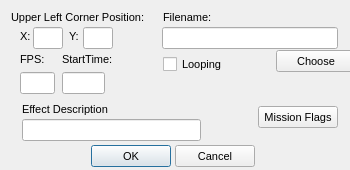
<?xml version="1.0"?>
<ui version="4.0">
  <class>Form</class>
  <widget class="QDialog" name="IDD_BRIEF_ADDMOVIE">
    <property name="geometry">
      <rect>
        <x>0</x>
        <y>0</y>
        <width>350</width>
        <height>170</height>
      </rect>
    </property>
    <property name="windowTitle">
      <string>Movie Effect</string>
    </property>
    <property name="font">
      <font>
        <family>Liberation Sans</family>
        <pointsize>8</pointsize>
        <bold>false</bold>
        <italic>false</italic>
      </font>
    </property>
    <property name="enabled">
      <bool>true</bool>
    </property>
    <property name="windowFlags">
      <set>Qt::Dialog|Qt::WindowCloseButtonHint</set>
    </property>
    <property name="minimumSize">
      <size>
        <width>350</width>
        <height>170</height>
      </size>
    </property>
    <property name="maximumSize">
      <size>
        <width>350</width>
        <height>170</height>
      </size>
    </property>
    <widget class="QLabel" name="IDC_STATIC">
      <property name="geometry">
        <rect>
          <x>11</x>
          <y>11</y>
          <width>138</width>
          <height>13</height>
        </rect>
      </property>
      <property name="text">
        <string>Upper Left Corner Position:</string>
      </property>
      <property name="visible">
        <bool>true</bool>
      </property>
      <property name="enabled">
        <bool>true</bool>
      </property>
      <property name="alignment">
        <set>Qt::AlignLeft</set>
      </property>
    </widget>
    <widget class="QLabel" name="IDC_STATIC_2">
      <property name="geometry">
        <rect>
          <x>163</x>
          <y>11</y>
          <width>51</width>
          <height>13</height>
        </rect>
      </property>
      <property name="text">
        <string>Filename:</string>
      </property>
      <property name="visible">
        <bool>true</bool>
      </property>
      <property name="enabled">
        <bool>true</bool>
      </property>
      <property name="alignment">
        <set>Qt::AlignLeft</set>
      </property>
    </widget>
    <widget class="QLineEdit" name="IDC_BRIEF_M_X">
      <property name="geometry">
        <rect>
          <x>33</x>
          <y>27</y>
          <width>30</width>
          <height>22</height>
        </rect>
      </property>
      <property name="visible">
        <bool>true</bool>
      </property>
      <property name="enabled">
        <bool>true</bool>
      </property>
    </widget>
    <widget class="QLineEdit" name="IDC_BRIEF_M_Y">
      <property name="geometry">
        <rect>
          <x>83</x>
          <y>27</y>
          <width>30</width>
          <height>22</height>
        </rect>
      </property>
      <property name="visible">
        <bool>true</bool>
      </property>
      <property name="enabled">
        <bool>true</bool>
      </property>
    </widget>
    <widget class="QLineEdit" name="IDC_BRIEF_M_FILENAME">
      <property name="geometry">
        <rect>
          <x>162</x>
          <y>27</y>
          <width>176</width>
          <height>22</height>
        </rect>
      </property>
      <property name="visible">
        <bool>true</bool>
      </property>
      <property name="enabled">
        <bool>true</bool>
      </property>
    </widget>
    <widget class="QLabel" name="IDC_STATIC_3">
      <property name="geometry">
        <rect>
          <x>20</x>
          <y>30</y>
          <width>51</width>
          <height>13</height>
        </rect>
      </property>
      <property name="text">
        <string>X:</string>
      </property>
      <property name="visible">
        <bool>true</bool>
      </property>
      <property name="enabled">
        <bool>true</bool>
      </property>
      <property name="alignment">
        <set>Qt::AlignLeft</set>
      </property>
    </widget>
    <widget class="QLabel" name="IDC_STATIC_4">
      <property name="geometry">
        <rect>
          <x>69</x>
          <y>30</y>
          <width>51</width>
          <height>13</height>
        </rect>
      </property>
      <property name="text">
        <string>Y:</string>
      </property>
      <property name="visible">
        <bool>true</bool>
      </property>
      <property name="enabled">
        <bool>true</bool>
      </property>
      <property name="alignment">
        <set>Qt::AlignLeft</set>
      </property>
    </widget>
    <widget class="QPushButton" name="IDC_BRIEF_M_CHOOSE">
      <property name="geometry">
        <rect>
          <x>276</x>
          <y>50</y>
          <width>80</width>
          <height>22</height>
        </rect>
      </property>
      <property name="text">
        <string>Choose</string>
      </property>
      <property name="visible">
        <bool>true</bool>
      </property>
      <property name="enabled">
        <bool>true</bool>
      </property>
      <property name="default">
        <bool>false</bool>
      </property>
      <property name="autoDefault">
        <bool>false</bool>
      </property>
    </widget>
    <widget class="QLabel" name="IDC_STATIC_5">
      <property name="geometry">
        <rect>
          <x>20</x>
          <y>53</y>
          <width>51</width>
          <height>13</height>
        </rect>
      </property>
      <property name="text">
        <string>FPS:</string>
      </property>
      <property name="visible">
        <bool>true</bool>
      </property>
      <property name="enabled">
        <bool>true</bool>
      </property>
      <property name="alignment">
        <set>Qt::AlignLeft</set>
      </property>
    </widget>
    <widget class="QLabel" name="IDC_STATIC_6">
      <property name="geometry">
        <rect>
          <x>62</x>
          <y>53</y>
          <width>52</width>
          <height>13</height>
        </rect>
      </property>
      <property name="text">
        <string>StartTime:</string>
      </property>
      <property name="visible">
        <bool>true</bool>
      </property>
      <property name="enabled">
        <bool>true</bool>
      </property>
      <property name="alignment">
        <set>Qt::AlignLeft</set>
      </property>
    </widget>
    <widget class="QCheckBox" name="IDC_BRIEF_M_LOOPING">
      <property name="geometry">
        <rect>
          <x>163</x>
          <y>55</y>
          <width>79</width>
          <height>19</height>
        </rect>
      </property>
      <property name="text">
        <string>Looping</string>
      </property>
      <property name="visible">
        <bool>true</bool>
      </property>
      <property name="enabled">
        <bool>true</bool>
      </property>
    </widget>
    <widget class="QLineEdit" name="IDC_BRIEF_M_FPS">
      <property name="geometry">
        <rect>
          <x>20</x>
          <y>72</y>
          <width>35</width>
          <height>22</height>
        </rect>
      </property>
      <property name="visible">
        <bool>true</bool>
      </property>
      <property name="enabled">
        <bool>true</bool>
      </property>
    </widget>
    <widget class="QLineEdit" name="IDC_BRIEF_M_STARTTIME">
      <property name="geometry">
        <rect>
          <x>62</x>
          <y>72</y>
          <width>43</width>
          <height>22</height>
        </rect>
      </property>
      <property name="visible">
        <bool>true</bool>
      </property>
      <property name="enabled">
        <bool>true</bool>
      </property>
    </widget>
    <widget class="QLabel" name="IDC_STATIC_7">
      <property name="geometry">
        <rect>
          <x>22</x>
          <y>103</y>
          <width>101</width>
          <height>13</height>
        </rect>
      </property>
      <property name="text">
        <string>Effect Description</string>
      </property>
      <property name="visible">
        <bool>true</bool>
      </property>
      <property name="enabled">
        <bool>true</bool>
      </property>
      <property name="alignment">
        <set>Qt::AlignLeft</set>
      </property>
    </widget>
    <widget class="QPushButton" name="IDC_MISSIONFLAGS">
      <property name="geometry">
        <rect>
          <x>258</x>
          <y>106</y>
          <width>80</width>
          <height>22</height>
        </rect>
      </property>
      <property name="text">
        <string>Mission Flags</string>
      </property>
      <property name="visible">
        <bool>true</bool>
      </property>
      <property name="enabled">
        <bool>true</bool>
      </property>
      <property name="default">
        <bool>false</bool>
      </property>
      <property name="autoDefault">
        <bool>false</bool>
      </property>
    </widget>
    <widget class="QLineEdit" name="IDC_BRIEF_M_DESC">
      <property name="geometry">
        <rect>
          <x>22</x>
          <y>119</y>
          <width>179</width>
          <height>22</height>
        </rect>
      </property>
      <property name="visible">
        <bool>true</bool>
      </property>
      <property name="enabled">
        <bool>true</bool>
      </property>
    </widget>
    <widget class="QPushButton" name="IDOK">
      <property name="geometry">
        <rect>
          <x>91</x>
          <y>145</y>
          <width>80</width>
          <height>22</height>
        </rect>
      </property>
      <property name="text">
        <string>OK</string>
      </property>
      <property name="visible">
        <bool>true</bool>
      </property>
      <property name="enabled">
        <bool>true</bool>
      </property>
      <property name="default">
        <bool>true</bool>
      </property>
      <property name="autoDefault">
        <bool>true</bool>
      </property>
    </widget>
    <widget class="QPushButton" name="IDCANCEL">
      <property name="geometry">
        <rect>
          <x>175</x>
          <y>145</y>
          <width>80</width>
          <height>22</height>
        </rect>
      </property>
      <property name="text">
        <string>Cancel</string>
      </property>
      <property name="visible">
        <bool>true</bool>
      </property>
      <property name="enabled">
        <bool>true</bool>
      </property>
      <property name="default">
        <bool>false</bool>
      </property>
      <property name="autoDefault">
        <bool>false</bool>
      </property>
    </widget>
    <action name="IDD_ORPHANHUNTER">
      <property name="text">
        <string>Orphan Hunter</string>
      </property>
    </action>
    <action name="IDD_REORDER_PAGES">
      <property name="text">
        <string>Reorder Net Pages</string>
      </property>
    </action>
    <action name="IDD_SHOW_ALL_CHECKED_OUT">
      <property name="text">
        <string>Show All Pages Checked Out</string>
      </property>
    </action>
    <action name="IDM_IMPORT_BITMAP">
      <property name="text">
        <string>Bitmap/Animation Converter...</string>
      </property>
    </action>
    <action name="ID_APP_ABOUT">
      <property name="text">
        <string>&amp;About editor...</string>
      </property>
    </action>
    <action name="ID_APP_EXIT">
      <property name="text">
        <string>E&amp;xit</string>
      </property>
      <property name="shortcut">
        <string>Alt+X</string>
      </property>
    </action>
    <action name="ID_BRIEFING_EDITOR">
      <property name="text">
        <string>Briefing Editor...</string>
      </property>
    </action>
    <action name="ID_BUTTON_LIGHTING">
      <property name="text">
        <string>ID_BUTTON_LIGHTING</string>
      </property>
    </action>
    <action name="ID_BUTTON_OUTLINE">
      <property name="text">
        <string>ID_BUTTON_OUTLINE</string>
      </property>
    </action>
    <action name="ID_BUTTON_WINDOWSELECTION">
      <property name="text">
        <string>ID_BUTTON_WINDOWSELECTION</string>
      </property>
    </action>
    <action name="ID_D3HELP">
      <property name="text">
        <string>Help on D3 Editor</string>
      </property>
    </action>
    <action name="ID_EDITORS_AIPROPERTIES">
      <property name="text">
        <string>AI Properties...</string>
      </property>
    </action>
    <action name="ID_EDITORS_AMBIENTSOUNDS">
      <property name="text">
        <string>Ambient Sounds...</string>
      </property>
    </action>
    <action name="ID_EDITORS_DALLAS">
      <property name="text">
        <string>Dallas Graphical Script Editor...</string>
      </property>
    </action>
    <action name="ID_EDITORS_FILES">
      <property name="text">
        <string>Files...</string>
      </property>
    </action>
    <action name="ID_EDITORS_MEGACELLS">
      <property name="text">
        <string>Megacells...</string>
      </property>
    </action>
    <action name="ID_EDIT_ADDSELECT">
      <property name="text">
        <string>Add Current Room to Selected List</string>
      </property>
    </action>
    <action name="ID_EDIT_ATTACH">
      <property name="text">
        <string>&amp;Attach</string>
      </property>
    </action>
    <action name="ID_EDIT_CLEARSELECTED">
      <property name="text">
        <string>Clear Selected List</string>
      </property>
    </action>
    <action name="ID_EDIT_COPY">
      <property name="text">
        <string>&amp;Copy</string>
      </property>
      <property name="shortcut">
        <string>Ctrl+Ins</string>
      </property>
    </action>
    <action name="ID_EDIT_CUT">
      <property name="text">
        <string>Cu&amp;t</string>
      </property>
      <property name="shortcut">
        <string>Shift+Del</string>
      </property>
    </action>
    <action name="ID_EDIT_DELETE">
      <property name="text">
        <string>&amp;Delete</string>
      </property>
    </action>
    <action name="ID_EDIT_LOADSCRAP">
      <property name="text">
        <string>Load Scrap from Disk</string>
      </property>
    </action>
    <action name="ID_EDIT_PASTE">
      <property name="text">
        <string>&amp;Paste</string>
      </property>
      <property name="shortcut">
        <string>Shift+Ins</string>
      </property>
    </action>
    <action name="ID_EDIT_PLACE">
      <property name="text">
        <string>&amp;Place in Mine</string>
      </property>
    </action>
    <action name="ID_EDIT_PLACE_TERRAIN">
      <property name="text">
        <string>&amp;Place on Terrain</string>
      </property>
    </action>
    <action name="ID_EDIT_REMOVESELECT">
      <property name="text">
        <string>Remove Current Room from Selected List</string>
      </property>
    </action>
    <action name="ID_EDIT_SAVESCRAP">
      <property name="text">
        <string>Save Scrap to Disk</string>
      </property>
    </action>
    <action name="ID_EDIT_SELECTATTACHED">
      <property name="text">
        <string>Select All Rooms Attached to Current Room</string>
      </property>
    </action>
    <action name="ID_EDIT_UNDO">
      <property name="text">
        <string>&amp;Undo</string>
      </property>
      <property name="shortcut">
        <string>Alt+Backspace</string>
      </property>
    </action>
    <action name="ID_FILE_AUTOSAVE">
      <property name="text">
        <string>Autosave</string>
      </property>
      <property name="checkable">
        <bool>true</bool>
      </property>
    </action>
    <action name="ID_FILE_CHECKMINE">
      <property name="text">
        <string>&amp;Check Mine</string>
      </property>
    </action>
    <action name="ID_FILE_FIXCRACKS">
      <property name="text">
        <string>Fix Level Cracks</string>
      </property>
    </action>
    <action name="ID_FILE_FIXDEGENERATEFACES">
      <property name="text">
        <string>Fix/Remove Degenerate Faces</string>
      </property>
    </action>
    <action name="ID_FILE_IMPORT_ROOM">
      <property name="text">
        <string>Import 3DSMax Room</string>
      </property>
    </action>
    <action name="ID_FILE_INFORMATION">
      <property name="text">
        <string>&amp;Information</string>
      </property>
      <property name="shortcut">
        <string>Alt+I</string>
      </property>
    </action>
    <action name="ID_FILE_LEAVE_EDITOR">
      <property name="text">
        <string>Go to main menu...</string>
      </property>
    </action>
    <action name="ID_FILE_LEVELPROPS">
      <property name="text">
        <string>Set Selected Room(s) Properties</string>
      </property>
    </action>
    <action name="ID_FILE_LEVEL_INFO">
      <property name="text">
        <string>Edit Level Info...</string>
      </property>
    </action>
    <action name="ID_FILE_MRU_FILE1">
      <property name="text">
        <string>Recent File</string>
      </property>
      <property name="enabled">
        <bool>false</bool>
      </property>
    </action>
    <action name="ID_FILE_NEW">
      <property name="text">
        <string>&amp;New</string>
      </property>
      <property name="shortcut">
        <string>Ctrl+N</string>
      </property>
    </action>
    <action name="ID_FILE_OPEN">
      <property name="text">
        <string>&amp;Open...</string>
      </property>
      <property name="shortcut">
        <string>Ctrl+O</string>
      </property>
    </action>
    <action name="ID_FILE_PLAY640X480">
      <property name="text">
        <string>&amp;Play in 640 x 480</string>
      </property>
      <property name="shortcut">
        <string>Alt+P</string>
      </property>
    </action>
    <action name="ID_FILE_PREFERENCES">
      <property name="text">
        <string>Preferences</string>
      </property>
    </action>
    <action name="ID_FILE_PRINT">
      <property name="text">
        <string>&amp;Print...</string>
      </property>
      <property name="shortcut">
        <string>Ctrl+P</string>
      </property>
    </action>
    <action name="ID_FILE_PRINT_PREVIEW">
      <property name="text">
        <string>Print Pre&amp;view</string>
      </property>
    </action>
    <action name="ID_FILE_PRINT_SETUP">
      <property name="text">
        <string>P&amp;rint Setup...</string>
      </property>
    </action>
    <action name="ID_FILE_REMOVEDUPLICATEFACESFROMCURRENTROOM">
      <property name="text">
        <string>Remove Duplicate Faces from Current Room</string>
      </property>
    </action>
    <action name="ID_FILE_REMOVEEXTRAPOINTS">
      <property name="text">
        <string>Remove Extra Points</string>
      </property>
    </action>
    <action name="ID_FILE_RESTOREGAMESTATE">
      <property name="text">
        <string>Restore Gamestate</string>
      </property>
    </action>
    <action name="ID_FILE_SAVE">
      <property name="text">
        <string>&amp;Save</string>
      </property>
      <property name="shortcut">
        <string>Ctrl+S</string>
      </property>
    </action>
    <action name="ID_FILE_SAVEGOALTEXT">
      <property name="text">
        <string>Save Goal Text to File</string>
      </property>
    </action>
    <action name="ID_FILE_SAVE_AS">
      <property name="text">
        <string>Save &amp;As...</string>
      </property>
    </action>
    <action name="ID_FILE_SAVE_COPY_AS">
      <property name="text">
        <string>Save Copy &amp;As...</string>
      </property>
    </action>
    <action name="ID_FILE_STATS">
      <property name="text">
        <string>Show Level Stats</string>
      </property>
    </action>
    <action name="ID_FILE_UPDATE">
      <property name="text">
        <string>&amp;Update</string>
      </property>
      <property name="shortcut">
        <string>Ctrl+S</string>
      </property>
    </action>
    <action name="ID_FILE_VERIFY_LEVEL">
      <property name="text">
        <string>Verify Level</string>
      </property>
    </action>
    <action name="ID_HOTSPOT_TGA">
      <property name="text">
        <string>HotSpot TGA Extractor...</string>
      </property>
    </action>
    <action name="ID_MINE_VIEW">
      <property name="text">
        <string>Mine View</string>
      </property>
      <property name="shortcut">
        <string>F2</string>
      </property>
    </action>
    <action name="ID_OBJBUTTON">
      <property name="text">
        <string>ID_OBJBUTTON</string>
      </property>
    </action>
    <action name="ID_OBJECT_DELETEOBJECT">
      <property name="text">
        <string>Delete Object</string>
      </property>
      <property name="shortcut">
        <string>Del</string>
      </property>
    </action>
    <action name="ID_OBJECT_MOVEPLAYER">
      <property name="text">
        <string>Move Player 0 to Viewer</string>
      </property>
    </action>
    <action name="ID_OBJECT_PLACECAMERAATCURRENTFACE">
      <property name="text">
        <string>Create New Camera at Current Face</string>
      </property>
    </action>
    <action name="ID_OBJECT_PLACECAMERAATVIEWER">
      <property name="text">
        <string>Create New Camera at Viewer</string>
      </property>
    </action>
    <action name="ID_OBJECT_PLACEOBJECT">
      <property name="text">
        <string>Place Object</string>
      </property>
      <property name="shortcut">
        <string>Ins</string>
      </property>
    </action>
    <action name="ID_OBJECT_PLACESOUNDSOURCEATVIEWER">
      <property name="text">
        <string>Create SoundSource at Viewer</string>
      </property>
    </action>
    <action name="ID_OBJECT_PLACEWAYPOINTATVIEWER">
      <property name="text">
        <string>Place Waypoint at Viewer</string>
      </property>
    </action>
    <action name="ID_OBJECT_SELECTBYNUMBER">
      <property name="text">
        <string>Select Object By Number</string>
      </property>
    </action>
    <action name="ID_OBJECT_SETCAMERAFROMVIEWER">
      <property name="text">
        <string>Move Camera to Viewer</string>
      </property>
    </action>
    <action name="ID_OBJECT_SETVIEWERFROMCAMERA">
      <property name="text">
        <string>Move Viewer to Camera</string>
      </property>
    </action>
    <action name="ID_OSIRISCOMPILE">
      <property name="text">
        <string>ID_OSIRISCOMPILE</string>
      </property>
    </action>
    <action name="ID_REINIT_OPENGL">
      <property name="text">
        <string>ID_REINIT_OPENGL</string>
      </property>
    </action>
    <action name="ID_ROOM_ADD">
      <property name="text">
        <string>&amp;Add Room at Current Face</string>
      </property>
      <property name="shortcut">
        <string>Shift+A</string>
      </property>
    </action>
    <action name="ID_ROOM_ADDVERTTONEWFACE">
      <property name="text">
        <string>Add Vert to New Face</string>
      </property>
      <property name="shortcut">
        <string>Shift+V</string>
      </property>
    </action>
    <action name="ID_ROOM_ATTACHROOM">
      <property name="text">
        <string>Attach Room</string>
      </property>
    </action>
    <action name="ID_ROOM_BUILDBRIDGE">
      <property name="text">
        <string>&amp;Build Bridge</string>
      </property>
    </action>
    <action name="ID_ROOM_BUILDSMOOTHBRIDGE">
      <property name="text">
        <string>Build Smooth Bridge</string>
      </property>
      <property name="shortcut">
        <string>Ctrl+B</string>
      </property>
    </action>
    <action name="ID_ROOM_CLEARCENTERPOINT">
      <property name="text">
        <string>Clear Center Point</string>
      </property>
    </action>
    <action name="ID_ROOM_COMBINE">
      <property name="text">
        <string>Combine Rooms</string>
      </property>
    </action>
    <action name="ID_ROOM_DELETE">
      <property name="text">
        <string>Delete Current Room</string>
      </property>
    </action>
    <action name="ID_ROOM_DELETECONNECTEDFACES">
      <property name="text">
        <string>Delete Connected Faces</string>
      </property>
    </action>
    <action name="ID_ROOM_DELETEFACE">
      <property name="text">
        <string>Delete Current Face</string>
      </property>
    </action>
    <action name="ID_ROOM_DELETEPORTAL">
      <property name="text">
        <string>Delete Current Portal</string>
      </property>
    </action>
    <action name="ID_ROOM_DELETEVERT">
      <property name="text">
        <string>Delete Current Vert From Face</string>
      </property>
    </action>
    <action name="ID_ROOM_DROPROOM">
      <property name="text">
        <string>Drop Room</string>
      </property>
    </action>
    <action name="ID_ROOM_FACE_ADDVERTTOEDGE">
      <property name="text">
        <string>Add Vert To Edge</string>
      </property>
    </action>
    <action name="ID_ROOM_FACE_DELETEVERTONEDGE">
      <property name="text">
        <string>Delete Vert on Edge</string>
      </property>
    </action>
    <action name="ID_ROOM_FACE_MOVEVERTONEDGE">
      <property name="text">
        <string>Move Vert on Edge</string>
      </property>
    </action>
    <action name="ID_ROOM_FACE_SPLITFACE">
      <property name="text">
        <string>Split Face</string>
      </property>
    </action>
    <action name="ID_ROOM_FINISHNEWFACE">
      <property name="text">
        <string>Add Last Point to New Face (Finish Face)</string>
      </property>
    </action>
    <action name="ID_ROOM_GRABTEXTURE">
      <property name="text">
        <string>Grab Texture</string>
      </property>
      <property name="shortcut">
        <string>G</string>
      </property>
    </action>
    <action name="ID_ROOM_JOINROOMS">
      <property name="text">
        <string>Join Rooms</string>
      </property>
    </action>
    <action name="ID_ROOM_JOINROOMSEXACT">
      <property name="text">
        <string>Join Rooms Exact</string>
      </property>
    </action>
    <action name="ID_ROOM_JOIN_ADJACENT_FACES">
      <property name="text">
        <string>Join Adjacent Faces</string>
      </property>
    </action>
    <action name="ID_ROOM_LINKTONEWEXTERNAL">
      <property name="text">
        <string>Link Room to New External Room</string>
      </property>
    </action>
    <action name="ID_ROOM_MARK">
      <property name="text">
        <string>&amp;Mark Room/Face</string>
      </property>
      <property name="shortcut">
        <string>Ctrl+M</string>
      </property>
    </action>
    <action name="ID_ROOM_MERGEOBJECTINTOROOM">
      <property name="text">
        <string>Merge Object into Room</string>
      </property>
    </action>
    <action name="ID_ROOM_NEXTFACE">
      <property name="text">
        <string>Next Face</string>
      </property>
      <property name="shortcut">
        <string>F</string>
      </property>
    </action>
    <action name="ID_ROOM_PLACEROOM">
      <property name="text">
        <string>Place Room at Current Room</string>
      </property>
    </action>
    <action name="ID_ROOM_PLACETERRAINROOM">
      <property name="text">
        <string>Place Room at Current Terrain Cell</string>
      </property>
    </action>
    <action name="ID_ROOM_PREVIOUSFACE">
      <property name="text">
        <string>Previous Face</string>
      </property>
      <property name="shortcut">
        <string>Shift+F</string>
      </property>
    </action>
    <action name="ID_ROOM_PROPAGATETOADJACENTCOPLANARFACES">
      <property name="text">
        <string>Propagate to Adjacent Coplanar Faces</string>
      </property>
      <property name="shortcut">
        <string>Ctrl+F</string>
      </property>
    </action>
    <action name="ID_ROOM_PROPAGATETOALL">
      <property name="text">
        <string>Propagate to All Faces in Room</string>
      </property>
      <property name="shortcut">
        <string>Shift+R</string>
      </property>
    </action>
    <action name="ID_ROOM_RENAMEROOM">
      <property name="text">
        <string>Rename Room</string>
      </property>
      <property name="shortcut">
        <string>Ctrl+R</string>
      </property>
    </action>
    <action name="ID_ROOM_ROTATEPLACEDROOM45DEGREES">
      <property name="text">
        <string>Rotate Placed Room 45 Degrees</string>
      </property>
    </action>
    <action name="ID_ROOM_SAVECURRENTROOM">
      <property name="text">
        <string>Save Current Room</string>
      </property>
    </action>
    <action name="ID_ROOM_SELECTBYNUMBER">
      <property name="text">
        <string>Select Room by Number</string>
      </property>
    </action>
    <action name="ID_ROOM_SELECTFACEBYNUMBER">
      <property name="text">
        <string>Select Face by Number</string>
      </property>
    </action>
    <action name="ID_ROOM_SETCENTERFROMVIEWER">
      <property name="text">
        <string>Set Room Center from Viewer</string>
      </property>
    </action>
    <action name="ID_ROOM_SNAPPLACEDROOM">
      <property name="text">
        <string>Snap Placed Room</string>
      </property>
    </action>
    <action name="ID_ROOM_SNAPPOINTTOEDGE">
      <property name="text">
        <string>Snap Point to Edge</string>
      </property>
    </action>
    <action name="ID_ROOM_SNAPPOINTTOFACE">
      <property name="text">
        <string>Snap Point to Face</string>
      </property>
    </action>
    <action name="ID_ROOM_SNAPPOINTTOPOINT">
      <property name="text">
        <string>Snap Point to Point</string>
      </property>
    </action>
    <action name="ID_ROOM_SPLITFACE">
      <property name="text">
        <string>Triangulate face</string>
      </property>
    </action>
    <action name="ID_ROOM_STARTNEWFACE">
      <property name="text">
        <string>Add First Point to New Face (Start Face)</string>
      </property>
    </action>
    <action name="ID_ROOM_SWAPMAKEDANDCURRENTROOMFACE">
      <property name="text">
        <string>Swap Marked and Current Room/Face</string>
      </property>
    </action>
    <action name="ID_ROOM_UNDOSNAP">
      <property name="text">
        <string>Undo Snap</string>
      </property>
    </action>
    <action name="ID_ROOM_UNPLACEROOM">
      <property name="text">
        <string>Un-place Room/Group/Door</string>
      </property>
    </action>
    <action name="ID_ROOM_VIEW">
      <property name="text">
        <string>Room View</string>
      </property>
      <property name="shortcut">
        <string>F4</string>
      </property>
    </action>
    <action name="ID_SCRIPT_LEVEL_INTERFACE">
      <property name="text">
        <string>Levels and Scripts...</string>
      </property>
    </action>
    <action name="ID_SUBEDITORS_FONT">
      <property name="text">
        <string>Font Editor...</string>
      </property>
    </action>
    <action name="ID_SUBEDITORS_HOGMAKER">
      <property name="text">
        <string>Hog Maker...</string>
      </property>
    </action>
    <action name="ID_SUBEDITORS_TABLEFILEEDIT">
      <property name="text">
        <string>Table File Text Editor...</string>
      </property>
    </action>
    <action name="ID_SUBEDITORS_TABLEFILEFILTER">
      <property name="text">
        <string>Table File Filter...</string>
      </property>
    </action>
    <action name="ID_TABLEEDIT_FILE_EXIT">
      <property name="text">
        <string>&amp;Exit</string>
      </property>
    </action>
    <action name="ID_TABLEEDIT_FILE_LOAD">
      <property name="text">
        <string>&amp;Load...</string>
      </property>
    </action>
    <action name="ID_TABLEEDIT_FILE_SAVE">
      <property name="text">
        <string>&amp;Save</string>
      </property>
    </action>
    <action name="ID_TABLEEDIT_FILE_SAVE_AS">
      <property name="text">
        <string>S&amp;ave as...</string>
      </property>
    </action>
    <action name="ID_TABLEFILTER_FILE_EXIT">
      <property name="text">
        <string>Exit</string>
      </property>
    </action>
    <action name="ID_TABLEFILTER_FILE_LOAD">
      <property name="text">
        <string>Load...</string>
      </property>
    </action>
    <action name="ID_TABLEFILTER_FILE_NEW">
      <property name="text">
        <string>New</string>
      </property>
    </action>
    <action name="ID_TABLEFILTER_FILE_SAVE">
      <property name="text">
        <string>Save</string>
      </property>
    </action>
    <action name="ID_TABLEFILTER_FILE_SAVEAS">
      <property name="text">
        <string>Save as...</string>
      </property>
    </action>
    <action name="ID_TERRAIN_VIEW">
      <property name="text">
        <string>Terrain View</string>
      </property>
      <property name="shortcut">
        <string>F3</string>
      </property>
    </action>
    <action name="ID_TEST_TEST1">
      <property name="text">
        <string>Test function 1</string>
      </property>
    </action>
    <action name="ID_TEST_TEST2">
      <property name="text">
        <string>Test function 2</string>
      </property>
    </action>
    <action name="ID_TEST_TEST3">
      <property name="text">
        <string>Test function 3</string>
      </property>
    </action>
    <action name="ID_TOOLS_WORLD_OBJECTS_BUILDINGS">
      <property name="text">
        <string>Buildings...</string>
      </property>
    </action>
    <action name="ID_TOOLS_WORLD_OBJECTS_CLUTTER">
      <property name="text">
        <string>Clutter...</string>
      </property>
    </action>
    <action name="ID_TOOLS_WORLD_OBJECTS_DOOR">
      <property name="text">
        <string>Doors...</string>
      </property>
    </action>
    <action name="ID_TOOLS_WORLD_OBJECTS_LIGHTS">
      <property name="text">
        <string>Lights...</string>
      </property>
    </action>
    <action name="ID_TOOLS_WORLD_OBJECTS_PLAYER">
      <property name="text">
        <string>Player Ships...</string>
      </property>
    </action>
    <action name="ID_TOOLS_WORLD_OBJECTS_POWERUPS">
      <property name="text">
        <string>Powerups...</string>
      </property>
    </action>
    <action name="ID_TOOLS_WORLD_OBJECTS_ROBOTS">
      <property name="text">
        <string>Robots...</string>
      </property>
    </action>
    <action name="ID_TOOLS_WORLD_OBJECTS_SOUND">
      <property name="text">
        <string>Sounds...</string>
      </property>
    </action>
    <action name="ID_TOOLS_WORLD_TEXTURES">
      <property name="text">
        <string>Textures...</string>
      </property>
    </action>
    <action name="ID_TOOLS_WORLD_WEAPONS">
      <property name="text">
        <string>Weapons...</string>
      </property>
    </action>
    <action name="ID_VIEW_CENTERONCUBE">
      <property name="text">
        <string>Center on Current &amp;Room</string>
      </property>
      <property name="shortcut">
        <string>Home</string>
      </property>
    </action>
    <action name="ID_VIEW_CENTERONMINE">
      <property name="text">
        <string>Center on &amp;Mine Origin</string>
      </property>
    </action>
    <action name="ID_VIEW_CENTERONOBJECT">
      <property name="text">
        <string>Center on Current &amp;Object</string>
      </property>
    </action>
    <action name="ID_VIEW_DELETEVIEWER">
      <property name="text">
        <string>Delete Viewer</string>
      </property>
    </action>
    <action name="ID_VIEW_FLIP">
      <property name="text">
        <string>Flip Viewer</string>
      </property>
      <property name="shortcut">
        <string>/</string>
      </property>
    </action>
    <action name="ID_VIEW_KEYPAD_TOGGLE">
      <property name="text">
        <string>Keypad</string>
      </property>
      <property name="shortcut">
        <string>F10</string>
      </property>
    </action>
    <action name="ID_VIEW_MOVECAMERATOCURRENTOBJECT">
      <property name="text">
        <string>Move camera to Current Object</string>
      </property>
    </action>
    <action name="ID_VIEW_MOVECAMERATOSELECTEDFACE">
      <property name="text">
        <string>Move camera to &amp;Current Face</string>
      </property>
      <property name="shortcut">
        <string>Shift+C</string>
      </property>
    </action>
    <action name="ID_VIEW_MOVECAMERATOSELECTEDROOM">
      <property name="text">
        <string>Move camera to &amp;Current Room</string>
      </property>
      <property name="shortcut">
        <string>C</string>
      </property>
    </action>
    <action name="ID_VIEW_NEWVIEWER">
      <property name="text">
        <string>New Viewer</string>
      </property>
    </action>
    <action name="ID_VIEW_NEXTVIEWER">
      <property name="text">
        <string>Next Viewer</string>
      </property>
    </action>
    <action name="ID_VIEW_RESETVIEWRADIUS">
      <property name="text">
        <string>Reset View Radius</string>
      </property>
    </action>
    <action name="ID_VIEW_SHOWOBJECTSINWIREFRAMEVIEW">
      <property name="text">
        <string>Show objects in Wireframe view</string>
      </property>
    </action>
    <action name="ID_VIEW_SHOWVIEWERFORWARDVECTOR">
      <property name="text">
        <string>Show Viewer Forward Vector</string>
      </property>
    </action>
    <action name="ID_VIEW_STATUS_BAR">
      <property name="text">
        <string>&amp;Status Bar</string>
      </property>
    </action>
    <action name="ID_VIEW_TEXTUREMINE">
      <property name="text">
        <string>Te&amp;xtured view</string>
      </property>
    </action>
    <action name="ID_VIEW_TOOLBAR">
      <property name="text">
        <string>&amp;Toolbar</string>
      </property>
    </action>
    <action name="ID_VIEW_VIEWPROP">
      <property name="text">
        <string>Display Viewer Properties</string>
      </property>
    </action>
    <action name="ID_VIEW_WIREFRAMEMINE">
      <property name="text">
        <string>&amp;Wireframe view</string>
      </property>
    </action>
    <action name="ID_WINDOW_CASCADE">
      <property name="text">
        <string>&amp;Cascade</string>
      </property>
    </action>
    <action name="ID_WINDOW_TILE">
      <property name="text">
        <string>&amp;Tile</string>
      </property>
    </action>
    <action name="ID_ZBUTTON">
      <property name="text">
        <string>ID_ZBUTTON</string>
      </property>
    </action>
  </widget>
</ui>
